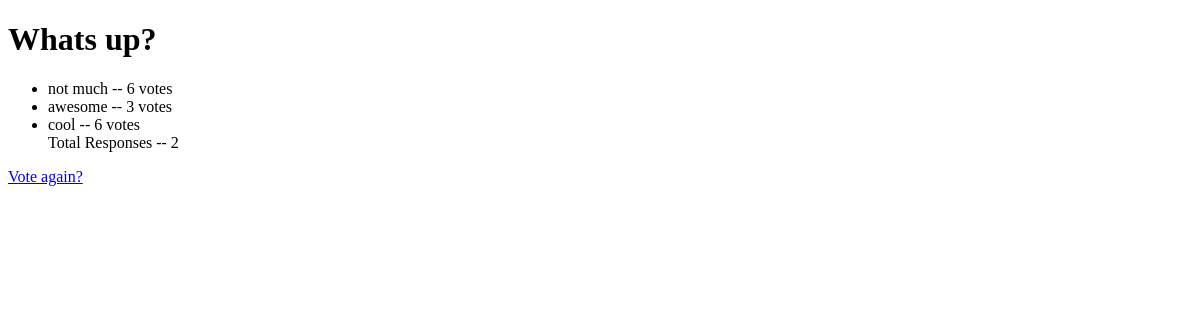
/polls/1/results/, run on an earlier commit of the app's database.
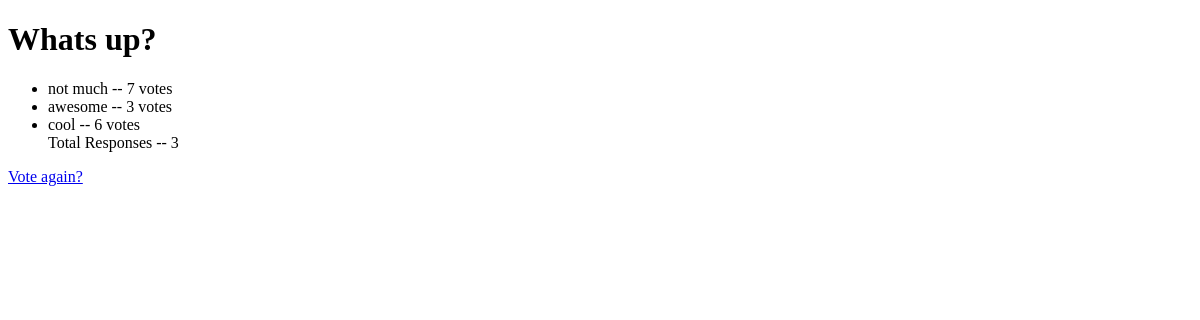
And on a later commit of the database.
### polls/models.py (models this page shows, shortened)
@python_2_unicode_compatible
class Question(models.Model):
	question = models.CharField(max_length=200)
	pub_date = models.DateTimeField('date published') #designate a human readable name
	total_responses = models.IntegerField(default=0)

@python_2_unicode_compatible
class Choice(models.Model):
	question = models.ForeignKey(Question, on_delete=models.CASCADE) #relate to question as foreign key
	choice_text = models.CharField(max_length=200)
	votes = models.IntegerField(default=0)

### polls/views.py (the view)
# urls.py: url(r'^(?P<question_id>[0-9]+)/results/$', views.results, name='results'),
def results(request,question_id):
	question = get_object_or_404(Question, pk=question_id)
	return render(request, 'polls/results.html', {'question': question})

### polls/templates/polls/results.html (shortened to what this page needs)
<!DOCTYPE html>
<html>
<head>
</head>
<body>
	<h1>{{question.question}}</h1>
	<ul>
		{% for choice in question.choice_set.all %}
		<li>{{choice.choice_text}} -- {{choice.votes}} vote{{choice.votes|pluralize}}</li>
		{% endfor %}
		Total Responses -- {{question.total_responses}}
	</ul>
	<a href="{% url 'polls:detail' question.id %}"> Vote again?</a>
</body>
</html>

What changed in the data, as far as the page shows it:
changed Question "Whats up?": total_responses "2" → "3"
changed Choice "not much": votes "6" → "7"
